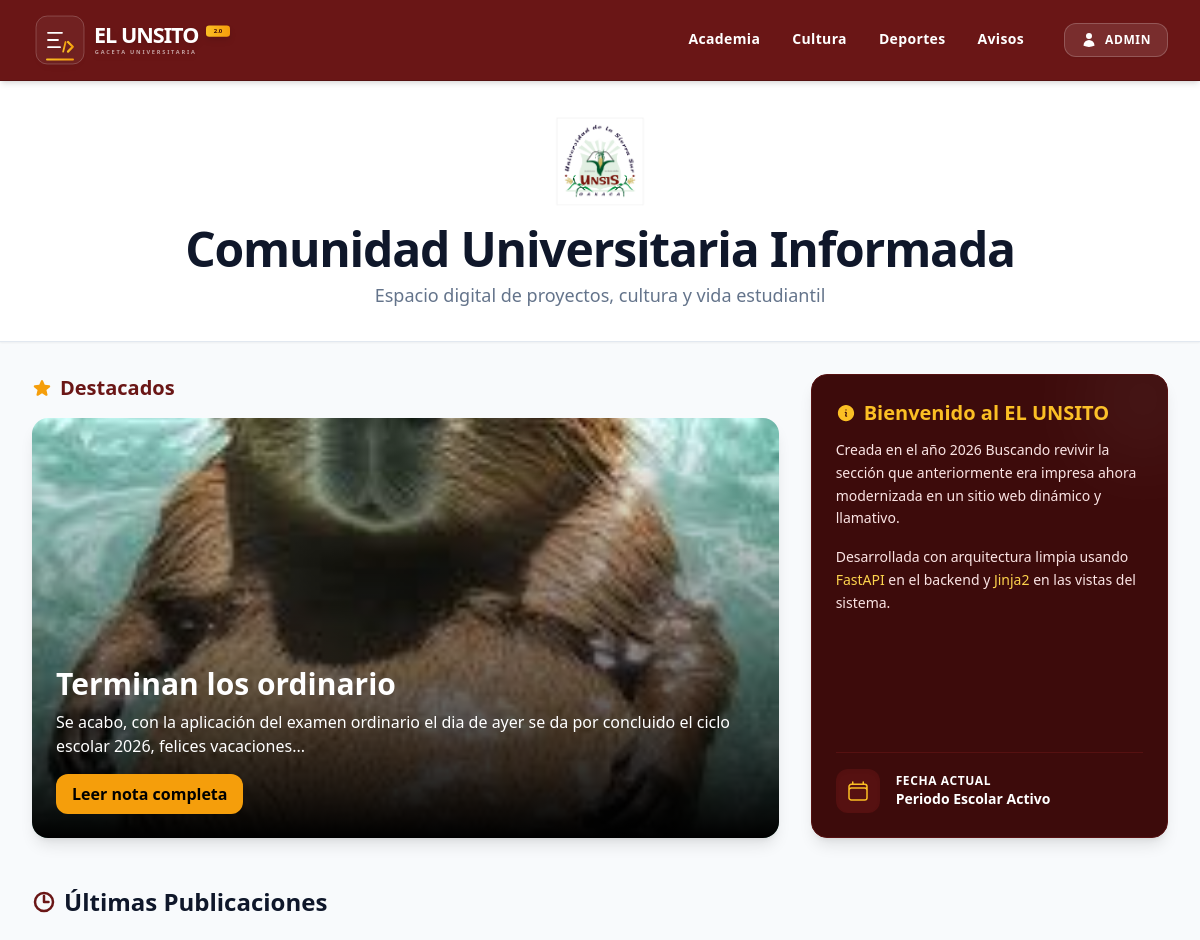
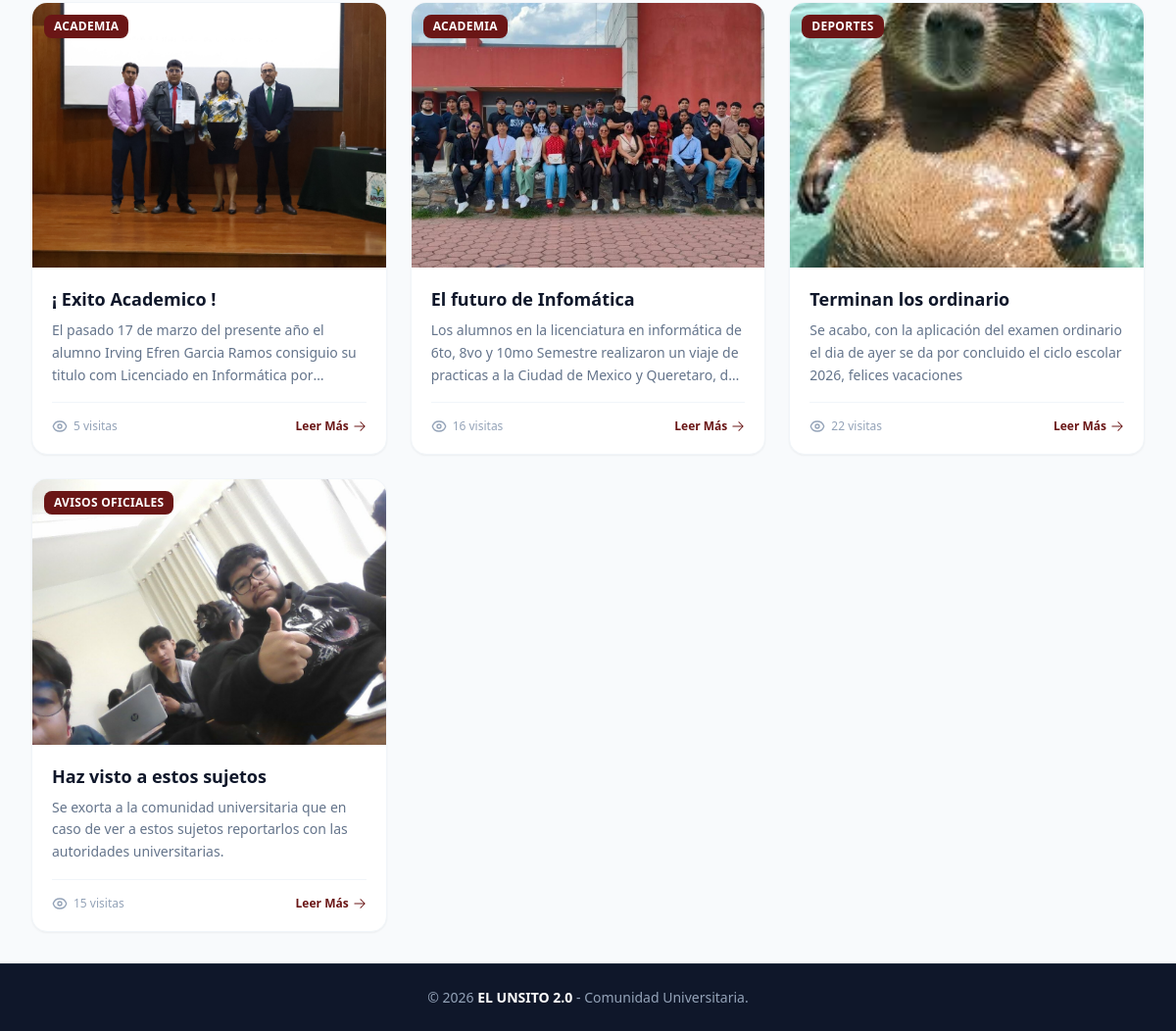
The page / on the database its author committed (2 pictures, top to bottom).
### app/models.py (models this page shows)
class Noticia(Base):
    __tablename__ = "noticias"
    id = Column(Integer, primary_key=True, index=True)
    titulo = Column(String, nullable=False)
    contenido = Column(Text, nullable=False)
    imagen_url = Column(String, nullable=True)
    fecha_creacion = Column(DateTime, default=datetime.utcnow)
    fecha_modificacion = Column(DateTime, default=datetime.utcnow, onupdate=datetime.utcnow)
    visitas = Column(Integer, default=0)
    seccion_id = Column(Integer, ForeignKey("secciones.id"))
    seccion = relationship("Seccion", back_populates="noticias")

class Seccion(Base):
    __tablename__ = "secciones"
    id = Column(Integer, primary_key=True, index=True)
    nombre = Column(String, unique=True, index=True)
    slug = Column(String, unique=True, index=True)
    noticias = relationship("Noticia", back_populates="seccion")

### app/main.py (the view)
@app.get("/")
def home(request: Request, db: Session = Depends(get_db)):
    noticias_carrusel = crud.obtener_noticias_carrusel(db, limite_por_seccion=2 )
    noticias_recientes = crud.obtener_noticias_recientes(db, limite=6)
    return templates.TemplateResponse(
        request,
        "index.html",
        {"carrusel": noticias_carrusel, "recientes": noticias_recientes}
    )

### app/templates/index.html (shortened to what this page needs)
<!DOCTYPE html>
<html lang="es" class="h-full bg-slate-50">
<head>
    <script src="https://cdn.tailwindcss.com"></script>
</head>
<body class="flex flex-col min-h-full font-sans antialiased text-slate-800">
    <nav class="bg-institucional-700 text-white shadow-md sticky top-0 z-50 border-b border-institucional-800 py-3">
        <div class="max-w-7xl mx-auto px-4 sm:px-6 lg:px-8">
            <div class="flex items-center justify-between">
                <div class="flex-shrink-0 flex items-center">
                    <a class="flex items-center" href="/">
                        <img src="/static/imagenes/Logo.svg" alt="Logo UNSIS" class="h-14 w-auto select-none block drop-shadow-md">
                    </a>
                </div>
                <div class="hidden md:flex items-center gap-8 font-bold text-sm tracking-wide">
                    <a class="hover:text-amber-300 transition-colors py-2 border-b-2 border-transparent hover:border-amber-400" href="/seccion/academia">Academia</a>
                    <a class="hover:text-amber-300 transition-colors py-2 border-b-2 border-transparent hover:border-amber-400" href="/seccion/cultura">Cultura</a>
                    <a class="hover:text-amber-300 transition-colors py-2 border-b-2 border-transparent hover:border-amber-400" href="/seccion/deportes">Deportes</a>
                    <a class="hover:text-amber-300 transition-colors py-2 border-b-2 border-transparent hover:border-amber-400" href="/seccion/avisos-oficiales">Avisos</a>
                    <a class="ml-2 bg-white/10 hover:bg-white text-white hover:text-institucional-700 border border-white/20 hover:border-white transition-all px-4 py-2 rounded-xl text-xs uppercase font-extrabold tracking-wider flex items-center gap-2 shadow-sm" href="/login">
                        Admin
                    </a>
                </div>
            </div>
        </div>
    </nav>
    <header class="bg-white py-8 border-b border-slate-200 shadow-sm">
        <div class="max-w-7xl mx-auto px-4 text-center">
            <img src="/static/imagenes/UNSIS.png" alt="Logo Universidad" class="mx-auto h-24 w-auto mb-4 object-contain">
            <h1 class="font-black text-3xl md:text-5xl text-slate-900 tracking-tight">Comunidad Universitaria Informada</h1>
            <p class="mt-2 text-lg text-slate-500 font-medium">Espacio digital de proyectos, cultura y vida estudiantil</p>
        </div>
    </header>
    <main class="max-w-7xl mx-auto px-4 sm:px-6 lg:px-8 py-8 flex-grow w-full">
        <div class="grid grid-cols-1 lg:grid-cols-3 gap-8 mb-12">
            <div class="lg:col-span-2">
                <h3 class="font-bold text-xl text-institucional-700 mb-4 flex items-center gap-2">
                    Destacados
                </h3>
                {% if carrusel %}
                <div class="relative rounded-2xl overflow-hidden shadow-lg aspect-[16/9]">
                    {% for noticia in carrusel %}
                    <div class="slide absolute inset-0 transition-opacity duration-1000 opacity-0 pointer-events-none {% if loop.first %}opacity-100 pointer-events-auto z-10{% endif %}">
                        <img src="{{ noticia.imagen_url }}"
                            class="w-full h-full object-cover"
                            alt="Portada">
                        <div class="absolute inset-0 bg-gradient-to-t from-black via-black/40 to-transparent"></div>
                        <div class="absolute bottom-0 p-6 text-white w-full">
                            <h3 class="text-3xl font-black">{{ noticia.titulo }}</h3>
                            <p class="mt-2">{{ noticia.contenido[:150] }}...</p>
                            <a href="/noticia/{{ noticia.id }}"
                            class="inline-block mt-4 bg-amber-500 px-4 py-2 rounded-xl font-bold text-black">
                                Leer nota completa
                            </a>
                        </div>
                    </div>
                    {% endfor %}
                </div>
                {% endif %}
            </div>
            <div class="lg:col-span-1">
                <div class="bg-institucional-900 text-white p-6 rounded-2xl shadow-lg h-full flex flex-col justify-between border border-institucional-800 relative overflow-hidden group">
                    <div class="absolute -right-10 -top-10 w-32 h-32 bg-white/5 rounded-full blur-2xl"></div>
                    <div>
                        <h4 class="font-black text-xl text-amber-400 flex items-center gap-2 mb-3">
                            Bienvenido al EL UNSITO
                        </h4>
                        <p class="text-sm text-institucional-100 leading-relaxed font-light mb-4">
                            Creada en el año 2026 Buscando revivir la sección que anteriormente era impresa ahora modernizada en un sitio web dinámico y llamativo.
                        </p>
                        <p class="text-sm text-institucional-100 leading-relaxed font-light">
                            Desarrollada con arquitectura limpia usando <span class="text-amber-300 font-medium">FastAPI</span> en el backend y <span class="text-amber-300 font-medium">Jinja2</span> en las vistas del sistema.
                        </p>
                    </div>
                    <div class="border-t border-institucional-800 pt-4 mt-6 flex items-center gap-4">
                        <div class="bg-institucional-800 p-2.5 rounded-xl text-amber-400 shadow-inner">
                        </div>
                        <div>
                            <div class="text-xs text-institucional-200 uppercase tracking-wider font-semibold">Fecha Actual</div>
                            <div class="font-bold text-sm text-white">Periodo Escolar Activo</div>
                        </div>
                    </div>
                </div>
            </div>
        </div>
        <h3 class="font-bold text-2xl text-slate-900 mb-6 flex items-center gap-2">
            <svg xmlns="http://www.w3.org/2000/svg" fill="none" viewBox="0 0 24 24" stroke-width="2.5" stroke="currentColor" class="w-6 h-6 text-institucional-700">
                <path stroke-linecap="round" stroke-linejoin="round" d="M12 6v6h4.5m4.5 0a9 9 0 1 1-18 0 9 9 0 0 1 18 0Z" />
            </svg>
            Últimas Publicaciones
        </h3>
        <div class="grid grid-cols-1 md:grid-cols-2 lg:grid-cols-3 gap-6">
            {% if recientes %}
                {% for noticia in recientes %}
                <div class="bg-white rounded-2xl shadow-sm border border-slate-100 overflow-hidden flex flex-col hover:shadow-md transition-all duration-300 group">
                    <div class="overflow-hidden aspect-[4/3] bg-slate-100 relative">
                        <img src="{{ noticia.imagen_url }}" class="w-full h-full object-cover group-hover:scale-105 transition-transform duration-300" alt="Miniatura">
                        <span class="absolute top-3 left-3 bg-institucional-700 text-white text-xs font-bold px-2.5 py-1 rounded-lg tracking-wide uppercase shadow-sm">
                            {{ noticia.seccion.nombre }}
                        </span>
                    </div>
                    <div class="p-5 flex flex-col flex-grow">
                        <h5 class="text-lg font-bold text-slate-900 group-hover:text-institucional-700 transition-colors line-clamp-2 leading-snug mb-2">
                            {{ noticia.titulo }}
                        </h5>
                        <p class="text-sm text-slate-500 line-clamp-3 leading-relaxed flex-grow mb-4">
                            {{ noticia.contenido }}
                        </p>
                        <div class="flex justify-between items-center pt-4 border-t border-slate-100 text-xs text-slate-400">
                            <span class="flex items-center gap-1.5 font-medium">
                                {{ noticia.visitas }} visitas
                            </span>
                            <a href="/noticia/{{ noticia.id }}" class="text-institucional-700 hover:text-institucional-800 font-bold flex items-center gap-1 transition-all group-hover:translate-x-1">
                                Leer Más
                                <svg xmlns="http://www.w3.org/2000/svg" viewBox="0 0 24 24" fill="currentColor" class="w-3.5 h-3.5">
                                    <path fill-rule="evenodd" d="M12.97 3.97a.75.75 0 0 1 1.06 0l7.5 7.5a.75.75 0 0 1 0 1.06l-7.5 7.5a.75.75 0 1 1-1.06-1.06l6.22-6.22H3a.75.75 0 0 1 0-1.5h16.19l-6.22-6.22a.75.75 0 0 1 0-1.06Z" clip-rule="evenodd" />
                                </svg>
                            </a>
                        </div>
                    </div>
                </div>
                {% endfor %}
            {% endif %}
        </div>
    </main>
    <footer class="bg-slate-900 text-slate-400 py-6 border-t border-slate-800 mt-auto">
        <div class="max-w-7xl mx-auto px-4 text-center text-sm">
            <p>&copy; 2026 <span class="text-white font-semibold">EL UNSITO 2.0</span> - Comunidad Universitaria.</p>
        </div>
    </footer>
</body>
</html>

### rows shown on the page
Noticia: imagen_url (picture), titulo "Terminan los ordinario", contenido "Se acabo, con la aplicación del examen ordinario el dia de ayer se da por concluido el ciclo escolar 2026, felices vacaciones", seccion.nombre "DEPORTES", visitas "22"
Noticia: imagen_url (picture), seccion.nombre "ACADEMIA", titulo "¡ Exito Academico !", contenido "El pasado 17 de marzo del presente año el alumno Irving Efren Garcia Ramos consiguio su titulo com Licenciado en Informática…", visitas "5"
Noticia: imagen_url (picture), seccion.nombre "ACADEMIA", titulo "El futuro de Infomática", contenido "Los alumnos en la licenciatura en informática de 6to, 8vo y 10mo Semestre realizaron un viaje de practicas a la Ciudad de Mexico y Queretaro,…", visitas "16"
Noticia: imagen_url (picture), seccion.nombre "AVISOS OFICIALES", titulo "Haz visto a estos sujetos", contenido "Se exorta a la comunidad universitaria que en caso de ver a estos sujetos reportarlos con las autoridades universitarias.", visitas "15"
